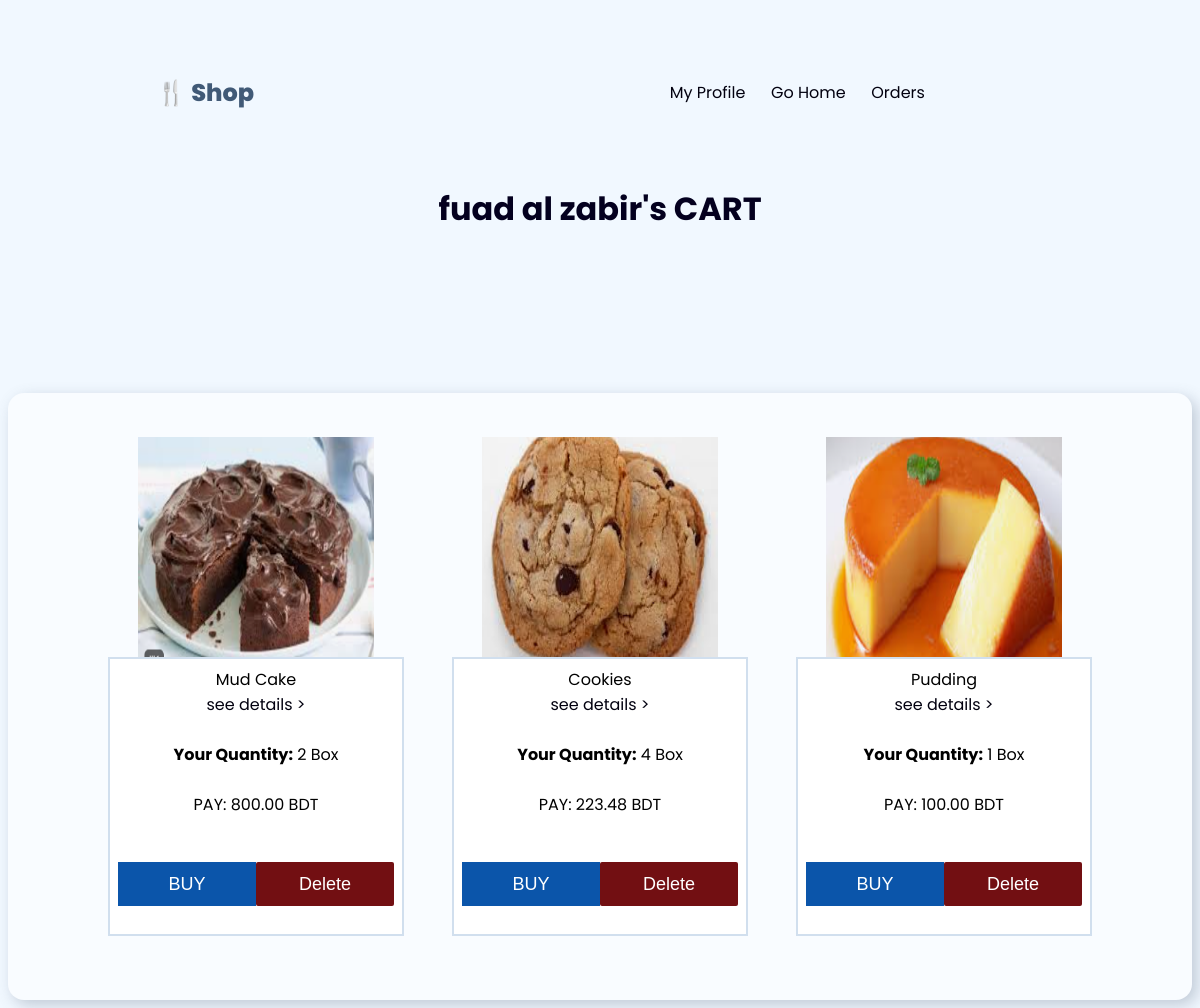
/cart/ (signed in), run on an earlier commit of the app's database.
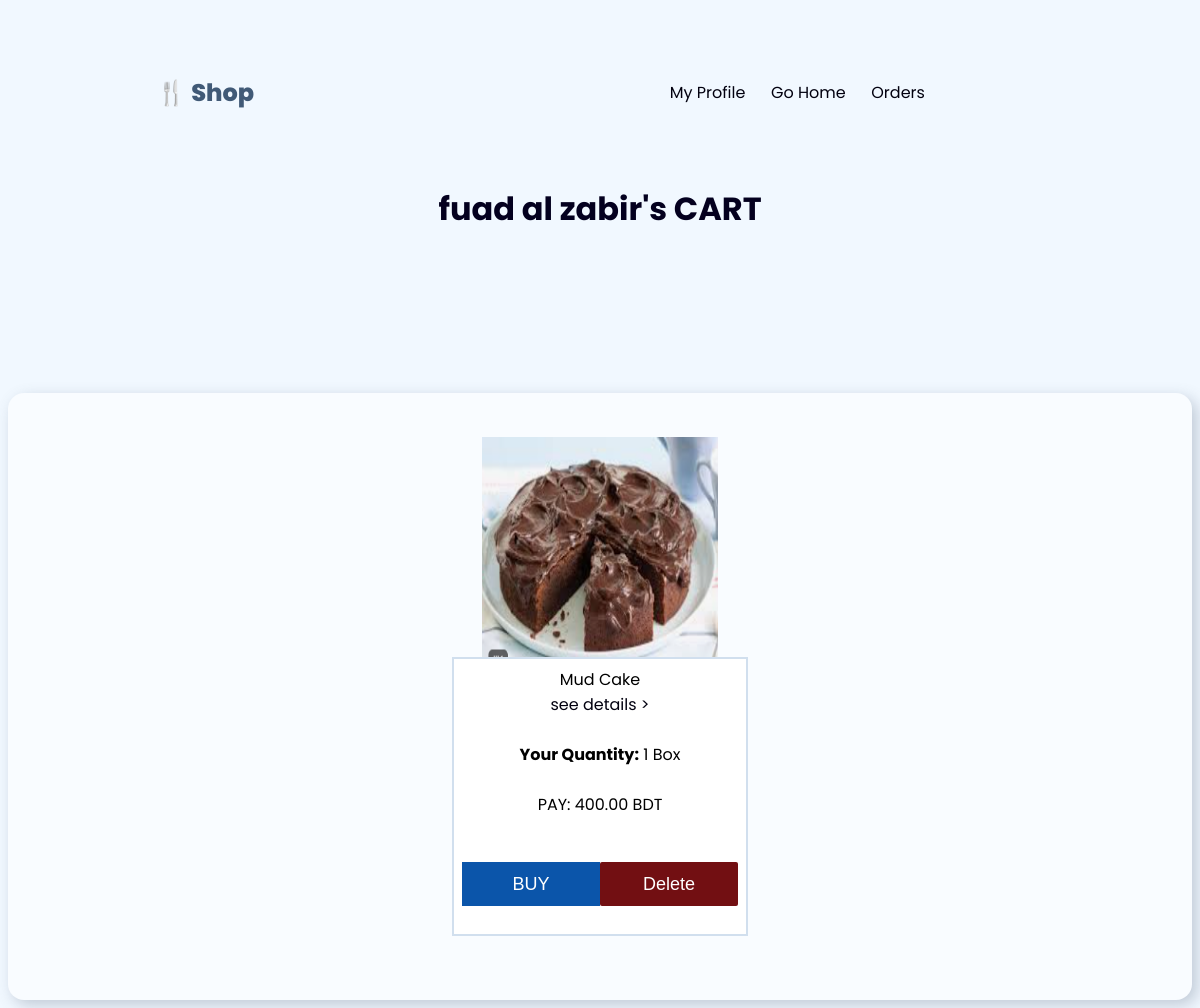
And on a later commit of the database.
### store/models.py (models this page shows, shortened)
class Storage1(models.Model):
    user = models.ForeignKey(User, on_delete=models.CASCADE)
    product = models.ForeignKey(Product, on_delete=models.CASCADE)
    quantity = models.PositiveBigIntegerField()
    new_price = models.DecimalField(max_digits=10, decimal_places=2)

class Product(models.Model):
    name = models.CharField(max_length=100)
    details = models.TextField(blank=True, null=True)
    image = models.ImageField(upload_to='product_images/', blank=True, null=True)
    price = models.DecimalField(max_digits=10, decimal_places=2)
    quantity = models.PositiveIntegerField(default=1)

### store/views.py (the view)
# urls.py: path('cart/', views.saved_products, name='cart'),
@login_required
def saved_products(request):
    saved_items = Storage1.objects.filter(user=request.user)
    return render(request, 'cart.html', {'saved_items': saved_items})

### store/templates/cart.html (shortened to what this page needs)
{% load static %}
<!DOCTYPE html>
<html lang="en">
<head>
  <link rel="stylesheet" href="{% static 'css/cart.css'%}">
</head>
<body>
  <nav>
  <div id="logo" >&#127860; Shop</div>
  <div class="nav-r">
    {% if user.is_authenticated %}
    <a href="/user/">My Profile</a>
    <a href="{% url 'home'%}">Go Home</a>
    <a href="{% url 'orders' user_id=user.id %}">Orders</a>
    {% else %}
    <a href="/register/">Register</a>  <a href="/login/">Login</a>
    {% endif %}
  </div>
</nav>
<h1 style="display: flex; justify-content: center; align-items: center; color: #04001f;">{{user.full_name}}'s CART</h1><br><br><br>
<div class="products">
  {% if saved_items %}
  {% for item in saved_items %}
<div class="product">
  <div class="product_img"><img src="{{ item.product.image.url }}" alt=""></div>
  <div class="product_info">
      <div class="product_name">{{ item.product.name }}</div>
      <div class="product_details"><a href="#">see details ></a></div> <br>
      <div class="product_qty_default"><strong>Your Quantity:</strong> {{ item.quantity }} Box</div> <br>
      <div class="product_price">PAY: {{ item.new_price }} BDT</div><br>
      <div class="form-sec-action">
        <form class="f" method="POST" action="{% url 'buy_item' item.id %}">
          <button id="buy-btn" type="submit" name="action" value="keep-item" class="product_btn">BUY</button>
      </form>
      <form class="f" method="POST" action="{% url 'delete_saved_product' item.id %}">
          <button id="del-cart" type="submit" class="product_btn">Delete</button>
      </form>
    </div>
  </div>
</div>
{% endfor %}
{% else %}
<H1 style="color: #010b38;">EMPTY CART</H1> <a href="{% url 'home'%}">Add Products -></a>
{% endif %}
</div>
</body>
</html>

What changed in the data, as far as the page shows it:
removed Storage1: product.image (picture), product.name "Cookies", quantity "4", new_price "223.48"
removed Storage1: product.image (picture), product.name "Pudding", quantity "1", new_price "100.00"
changed Storage1 "Mud Cake": quantity "2" → "1"; new_price "800.00" → "400.00"
